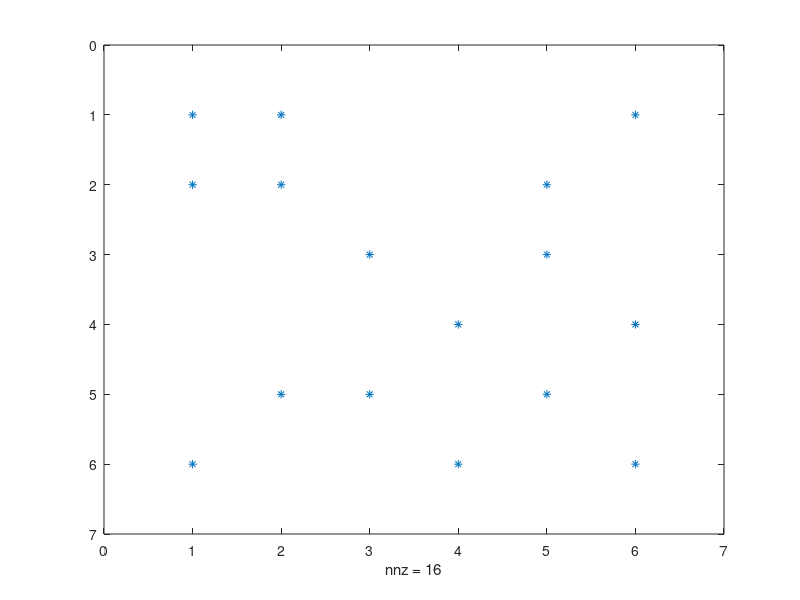
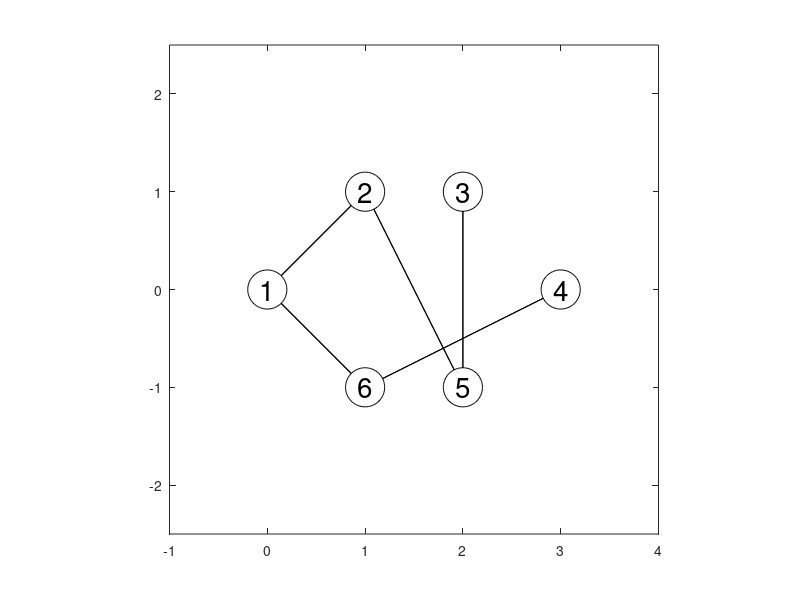

MATLAB code to generate these figures, in order:
%Ex7 Q1a
clc
clear

xy=[2 1;
    3 1;
    4 1;
    1 1;
    3 2;
    2 2];

xy=[0 0;
    1 1;
    2 1;
    3 0;
    2 -1;
    1 -1];


A=[ 1 1 0 0 0 1; 
    1 1 0 0 1 0;
    0 0 1 0 1 0;
    0 0 0 1 0 1;
    0 1 1 0 1 0;
    1 0 0 1 0 1];

figure(1)
spy(A)



figure(2)
gplot(A,xy,'k-*')

%label node
theta=0:0.1:2*pi;
r=0.2;
cirX=r*cos(theta);
cirY=r*sin(theta);

for i=1:max(size(xy))
    patch(cirX+xy(i,1),cirY+xy(i,2),'white')
    text(xy(i,1),xy(i,2),num2str(i),'FontSize',20,'Color','black','HorizontalAlignment','center')
end

%axis([xLeft xRight yLower yUpper])
axis([-1 4 -2.5 2.5])
axis square

%axis([0.5 4.5 0.5 2.5]);
%text(2,0.9,'1');
%text(3,0.9,'2');
%text(4,0.9,'3');
%text(1,0.9,'4');
%text(2,2.1,'5');
%text(3,2.1,'6');